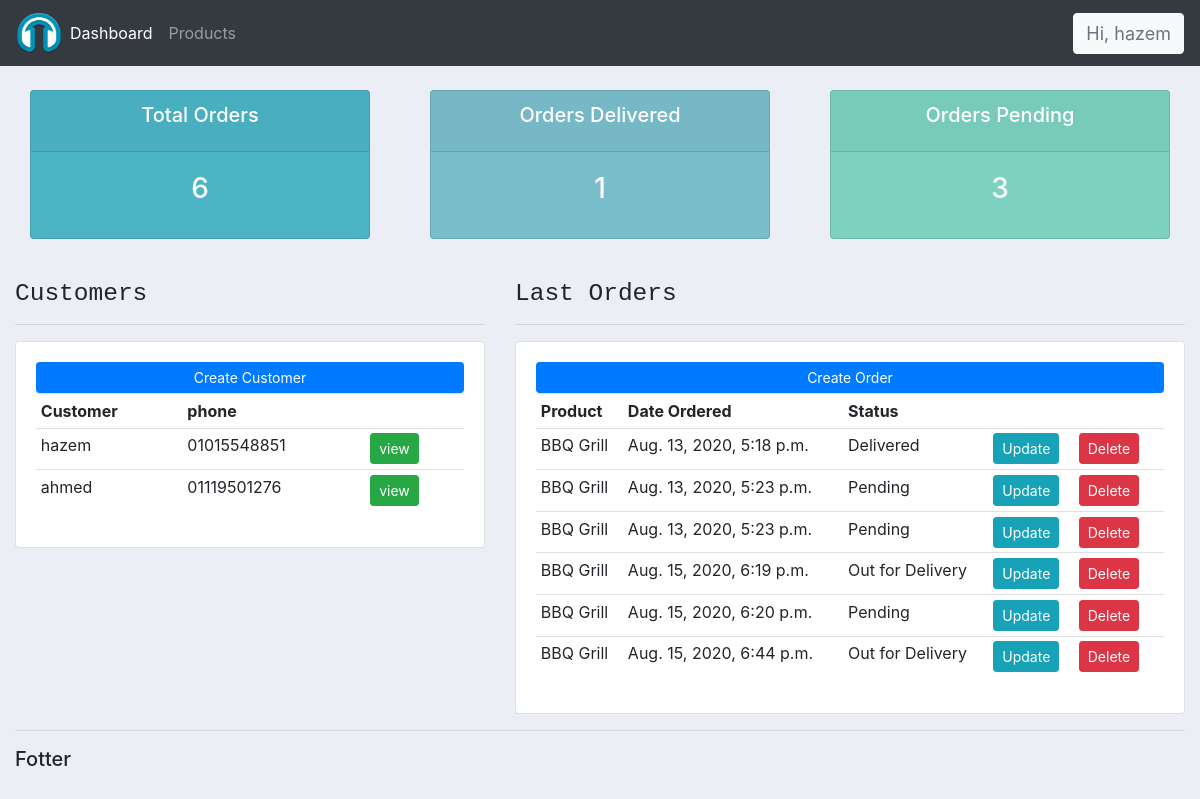
The app's page / (signed in) with its own data.
### accountss/models.py (models this page shows, shortened)
class Customer(models.Model):
    name  = models.CharField(max_length=200, null=True)
    phone = models.CharField(max_length=200, null=True)
    email = models.CharField(max_length=200, null=True)
    date_created = models.DateTimeField(auto_now_add=True, null=True)

class Order(models.Model):
    STATUS = (
        ('Pending','Pending'),
        ('Out for Delivery','Out for Delivery'),
        ('Delivered','Delivered'),
    )
    customer = models.ForeignKey(Customer, null=True, on_delete=models.SET_NULL)
    product  = models.ForeignKey(Product, null=True, on_delete=models.SET_NULL)
    date_created = models.DateTimeField(auto_now_add=True, null=True)
    status = models.CharField(max_length=200, null=True, choices=STATUS)
    note = models.CharField(max_length=1000, null=True)

class Product(models.Model):
    CATEGORY = (
        ('Indoor','Indoor'),
        ('Out Door','Out Door'),
    )
    name         = models.CharField(max_length=200, null=True)
    price        = models.FloatField(null=True)
    category     = models.CharField(max_length=200, null=True, choices=CATEGORY)
    description  = models.CharField(max_length=200, null=True, blank=True)
    date_created = models.DateTimeField(auto_now_add=True, null=True)
    tags = models.ManyToManyField(Tag)
    def __str__(self):
        return self.name

### accountss/decorators.py (the view)
    def wrapper_func(request, *args, **kwargs):
        group = None
        if request.user.groups.exists():
            group = request.user.groups.all()[0].name
        if group == 'admin':
            return view_func(request, *args, **kwargs)
        elif group == 'customers':
            return redirect('user-page')
        else:
            return HttpResponse('<h1><p>Not Authorized you need to define a Group</p></h1>')

### accountss/views.py (called while the page is built)
@login_required(login_url='loginPage')
@admin_only
def home(request):
    orders = Order.objects.all()
    customers = Customer.objects.all()
    total_customers = customers.count()
    total_orders = orders.count()
    delivered = orders.filter(status= 'Delivered').count()
    pending = orders.filter(status= 'Pending').count()
    context = {'customers':customers, 'orders':orders, 'total_orders':total_orders, 'delivered':delivered, 'pending':pending}
    return render(request, 'accountss/Dashboard.html',context)

### accountss/templates/accountss/Dashboard.html
{% extends 'accountss/main.html'%}
{% block content%}
{% include 'accountss/status.html'%}
<br>
<div class="row">
    <div class="col-md-5">
        <h3><pre>Customers</pre></h3>
        <hr>
        <div class="card card-body">
            <a class="btn btn-primary btn-sm btn-block" href="">Create Customer</a>
            <table class="table table-sm">
                <tr>
                    <th>Customer</th>
                    <th>phone</th>
                    <th></th>
                </tr>
                {% for customer in customers %}
                    <tr>
                        <td>{{ customer.name }}</td>
                        <td>{{ customer.phone }}</td>
                        <td><a class="btn btn-sm btn-success" href="{% url 'customer' customer.id %}">view</a></td>
                    </tr>
                {% endfor %}
            </table>
        </div>
    </div>
    <div class="col-md-7">
        <h3><pre>Last Orders</pre></h3>
        <hr>
        <div class="card card-body">
            <a class="btn btn-primary btn-sm btn-block" href="{% url 'create_order' %}">Create Order</a>
            <table class="table table-sm">
                <tr>
                    <th>Product</th>
                    <th>Date Ordered</th>
                    <th>Status</th>
                    <th></th>
                    <th></th>
                </tr>
                {% for order in orders %}
                    <tr>
                        <td>{{ order.product }}</td>
                        <td>{{ order.date_created }}</td>
                        <td>{{ order.status }}</td>
                        <td><a class="btn btn-sm btn-info" href="{% url 'update_order' order.id %}">Update</a></td>
                        <td><a class="btn btn-sm btn-danger" href="{% url 'delete_order' order.id %}">Delete</a><td>
                    </tr>
                {% endfor %}
            </table>
        </div>
    </div>
</div>
{% endblock %}

### accountss/templates/accountss/main.html (shortened to what this page needs)
{% load static %}
<!DOCTYPE html>
<html>
    <head>
        <link rel="stylesheet" href="https://stackpath.bootstrapcdn.com/bootstrap/4.3.1/css/bootstrap.min.css">
        <link rel="stylesheet" type="text/css" href="{% static '/css/main.css' %}">
        <link rel="stylesheet" type="text/css" href="{% static '/css/navbar.css' %}" >
    </head>
    <body>
        {% include 'accountss/navbar.html'%}
        <div class="mw-100 container" >
        {% block content %}
        {% endblock %}
        <hr>
        <h5>Fotter</h5>
    </div>
    </body>
</html>

### accountss/templates/accountss/navbar.html (shortened to what this page needs)
{% load static %}
<nav class="navbar navbar-expand-lg navbar-dark bg-dark ">
  <img class="nav-small-hazem" src="{% static 'images/logo.png' %}">
    <div class="collapse navbar-collapse" id="navbarNavAltMarkup">
      <div class="navbar-nav">
        {% if request.user.is_staff %}
        <a class="nav-item nav-link active" href="{% url 'home' %}">Dashboard</a>
        <a class="nav-item nav-link" href="{% url 'products'%}">Products</a>
        {% endif %}
      </div>
    </div>
    <span class="text-muted float-right hz  btn btn-light"  data-toggle="collapse" data-target="#logoutbutton" style="font-size: 18px;">Hi, {{request.user}}  </span>
  </nav>

### accountss/templates/accountss/status.html
<br>
<div class="row " >
    <div class="col">
        <div class="col-md">
            <div class="card text-center text-white mb-3" id="total-orders">
                <div class="card-header">
                    <h5 class="card-title">Total Orders</h5>
                </div>
                <div class="card-body">
                    <h3 class="card-title">
                        {{ total_orders }}
                    </h3>
                </div>
            </div>
        </div>
    </div>
    <div class="col">
        <div class="col-md">
            <div class="card text-center text-white mb-3" id="orders-delivered">
                <div class="card-header">
                    <h5 class="card-title">Orders Delivered</h5>
                </div>
                <div class="card-body">
                    <h3 class="card-title">
                        {{ delivered }}
                    </h3>
                </div>
            </div>
        </div>
    </div>
    <div class="col">
        <div class="col-md">
            <div class="card text-center text-white mb-3" id="orders-pending">
                <div class="card-header">
                    <h5 class="card-title">Orders Pending</h5>
                </div>
                <div class="card-body">
                    <h3 class="card-title">
                        {{ pending }}
                    </h3>
                </div>
            </div>
        </div>
    </div>
</div>

### static/css/main.css (style rules this page uses)
body { background-color: #ebeff5; }
#total-orders { background-color: #4cb4c7; }
#orders-delivered { background-color: #7abecc; }
#orders-pending { background-color: #7CD1C0; }

### static/css/navbar.css (style rules this page uses)
.nav-small-hazem { float: left; padding: 2px 0px; font-size: 19px; line-height: 24px; height: 50px; max-width: 50px; display: table; }

### accountss/templates/accountss/navbar.html (style rules this page uses)
@media (min-width: 992px) { .hz { display: inline; } }

### records on screen
Customer: name "hazem", phone "01015548851"
Customer: name "ahmed", phone "01119501276"
Order: product "BBQ Grill", date_created "Aug. 13, 2020, 5:18 p.m.", status "Delivered"
Order: product "BBQ Grill", date_created "Aug. 13, 2020, 5:23 p.m.", status "Pending"
Order: product "BBQ Grill", date_created "Aug. 13, 2020, 5:23 p.m.", status "Pending"
Order: product "BBQ Grill", date_created "Aug. 15, 2020, 6:19 p.m.", status "Out for Delivery"
Order: product "BBQ Grill", date_created "Aug. 15, 2020, 6:20 p.m.", status "Pending"
Order: product "BBQ Grill", date_created "Aug. 15, 2020, 6:44 p.m.", status "Out for Delivery"

### other values on screen
{{ request.user }} "hazem"
{{ total_orders }} "6"
{{ delivered }} "1"
{{ pending }} "3"
